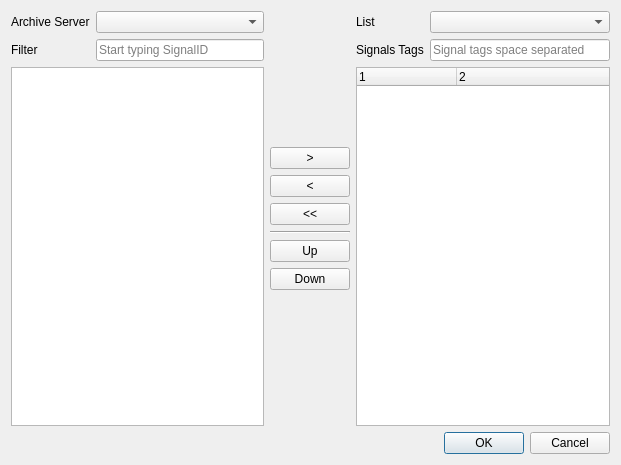
<?xml version="1.0" encoding="UTF-8"?>
<ui version="4.0">
 <class>DialogChooseTrendSignals</class>
 <widget class="QDialog" name="DialogChooseTrendSignals">
  <property name="geometry">
   <rect>
    <x>0</x>
    <y>0</y>
    <width>621</width>
    <height>465</height>
   </rect>
  </property>
  <property name="minimumSize">
   <size>
    <width>400</width>
    <height>300</height>
   </size>
  </property>
  <property name="windowTitle">
   <string>Trend Signals</string>
  </property>
  <layout class="QGridLayout" name="gridLayout_3">
   <item row="0" column="0">
    <layout class="QGridLayout" name="gridLayout_2">
     <item row="0" column="0">
      <widget class="QLabel" name="serverLabel">
       <property name="text">
        <string>Archive Server</string>
       </property>
      </widget>
     </item>
     <item row="0" column="1">
      <widget class="QComboBox" name="serverCombo"/>
     </item>
     <item row="1" column="0">
      <widget class="QLabel" name="filterLabel">
       <property name="text">
        <string>Filter</string>
       </property>
      </widget>
     </item>
     <item row="1" column="1">
      <widget class="QLineEdit" name="filterEdit">
       <property name="placeholderText">
        <string>Start typing SignalID</string>
       </property>
       <property name="clearButtonEnabled">
        <bool>true</bool>
       </property>
      </widget>
     </item>
     <item row="2" column="0" colspan="2">
      <widget class="QTreeView" name="filteredSignals">
       <property name="rootIsDecorated">
        <bool>false</bool>
       </property>
       <property name="itemsExpandable">
        <bool>false</bool>
       </property>
       <property name="sortingEnabled">
        <bool>false</bool>
       </property>
       <property name="headerHidden">
        <bool>false</bool>
       </property>
       <property name="expandsOnDoubleClick">
        <bool>false</bool>
       </property>
      </widget>
     </item>
    </layout>
   </item>
   <item row="0" column="1">
    <layout class="QVBoxLayout" name="verticalLayout">
     <item>
      <spacer name="verticalSpacer1">
       <property name="orientation">
        <enum>Qt::Vertical</enum>
       </property>
       <property name="sizeHint" stdset="0">
        <size>
         <width>20</width>
         <height>40</height>
        </size>
       </property>
      </spacer>
     </item>
     <item>
      <widget class="QPushButton" name="addSignalButton">
       <property name="text">
        <string>&gt;</string>
       </property>
      </widget>
     </item>
     <item>
      <widget class="QPushButton" name="removeSignalButton">
       <property name="text">
        <string>&lt;</string>
       </property>
      </widget>
     </item>
     <item>
      <widget class="QPushButton" name="removeAllSignalsButton">
       <property name="text">
        <string>&lt;&lt;</string>
       </property>
      </widget>
     </item>
     <item>
      <widget class="Line" name="line">
       <property name="orientation">
        <enum>Qt::Horizontal</enum>
       </property>
      </widget>
     </item>
     <item>
      <widget class="QPushButton" name="upSignalButton">
       <property name="text">
        <string>Up</string>
       </property>
      </widget>
     </item>
     <item>
      <widget class="QPushButton" name="downSignalButton">
       <property name="text">
        <string>Down</string>
       </property>
      </widget>
     </item>
     <item>
      <spacer name="verticalSpacer2">
       <property name="orientation">
        <enum>Qt::Vertical</enum>
       </property>
       <property name="sizeHint" stdset="0">
        <size>
         <width>20</width>
         <height>40</height>
        </size>
       </property>
      </spacer>
     </item>
    </layout>
   </item>
   <item row="0" column="2">
    <layout class="QGridLayout" name="gridLayout">
     <item row="0" column="0">
      <widget class="QLabel" name="label">
       <property name="text">
        <string>List</string>
       </property>
      </widget>
     </item>
     <item row="0" column="1">
      <widget class="QComboBox" name="listCombo"/>
     </item>
     <item row="1" column="0">
      <widget class="QLabel" name="tagsLabel">
       <property name="text">
        <string>Signals Tags</string>
       </property>
      </widget>
     </item>
     <item row="1" column="1">
      <widget class="QLineEdit" name="tagsEdit">
       <property name="text">
        <string/>
       </property>
       <property name="placeholderText">
        <string>Signal tags space separated</string>
       </property>
       <property name="clearButtonEnabled">
        <bool>true</bool>
       </property>
      </widget>
     </item>
     <item row="2" column="0" colspan="2">
      <widget class="QTreeWidget" name="trendSignals">
       <property name="contextMenuPolicy">
        <enum>Qt::CustomContextMenu</enum>
       </property>
       <property name="rootIsDecorated">
        <bool>false</bool>
       </property>
       <property name="itemsExpandable">
        <bool>false</bool>
       </property>
       <property name="sortingEnabled">
        <bool>false</bool>
       </property>
       <property name="headerHidden">
        <bool>false</bool>
       </property>
       <property name="expandsOnDoubleClick">
        <bool>false</bool>
       </property>
       <property name="columnCount">
        <number>2</number>
       </property>
       <column>
        <property name="text">
         <string notr="true">1</string>
        </property>
       </column>
       <column>
        <property name="text">
         <string notr="true">2</string>
        </property>
       </column>
      </widget>
     </item>
    </layout>
   </item>
   <item row="1" column="2">
    <widget class="QDialogButtonBox" name="buttonBox">
     <property name="orientation">
      <enum>Qt::Horizontal</enum>
     </property>
     <property name="standardButtons">
      <set>QDialogButtonBox::Cancel|QDialogButtonBox::Ok</set>
     </property>
    </widget>
   </item>
  </layout>
 </widget>
 <tabstops>
  <tabstop>serverCombo</tabstop>
  <tabstop>filterEdit</tabstop>
  <tabstop>listCombo</tabstop>
  <tabstop>tagsEdit</tabstop>
  <tabstop>filteredSignals</tabstop>
  <tabstop>addSignalButton</tabstop>
  <tabstop>removeSignalButton</tabstop>
  <tabstop>removeAllSignalsButton</tabstop>
  <tabstop>upSignalButton</tabstop>
  <tabstop>downSignalButton</tabstop>
  <tabstop>trendSignals</tabstop>
 </tabstops>
 <resources/>
 <connections>
  <connection>
   <sender>buttonBox</sender>
   <signal>accepted()</signal>
   <receiver>DialogChooseTrendSignals</receiver>
   <slot>accept()</slot>
   <hints>
    <hint type="sourcelabel">
     <x>248</x>
     <y>254</y>
    </hint>
    <hint type="destinationlabel">
     <x>157</x>
     <y>274</y>
    </hint>
   </hints>
  </connection>
  <connection>
   <sender>buttonBox</sender>
   <signal>rejected()</signal>
   <receiver>DialogChooseTrendSignals</receiver>
   <slot>reject()</slot>
   <hints>
    <hint type="sourcelabel">
     <x>316</x>
     <y>260</y>
    </hint>
    <hint type="destinationlabel">
     <x>286</x>
     <y>274</y>
    </hint>
   </hints>
  </connection>
 </connections>
</ui>
